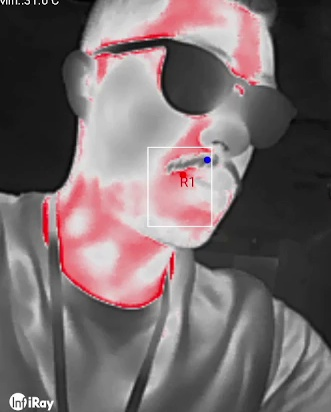
#> input picture dataset-greyscale/2025-08-18 16-43-21_frame_0.jpg, 331 x 412 px; its folder holds only this picture in this run
$ python prep_norm.py
#> lines starting #> are read from the running program, lines starting #| are printed output that depends on the picture
import cv2, os, glob, json, numpy as np

SRC = "dataset-greyscale"           # raiz com as imagens atuais (8-bit cinza do app)
DST = "dataset-greyscale-norm"      # saída padronizada
OUT_W, OUT_H = 512, 384
P_LO, P_HI = 5, 95
EXCLUDE_TOP_RATIO = 0.0             # 0.25 se houver “teto quente” recorrente

def normalize_gray(gray):
    gray = gray.astype(np.float32)
    h, w = gray.shape
    mask = np.ones_like(gray, dtype=bool)
    if EXCLUDE_TOP_RATIO > 0:
        mask[:int(h*EXCLUDE_TOP_RATIO), :] = False
    vals = gray[mask]
    lo, hi = np.percentile(vals, [P_LO, P_HI])
    if hi <= lo: hi = lo + 1.0
    norm = np.clip((gray - lo) * 255.0/(hi - lo), 0, 255).astype(np.uint8)
    return norm

def process_one(fp):
    img = cv2.imread(fp, cv2.IMREAD_GRAYSCALE)  # já vem cinza
    norm = normalize_gray(img)
    norm = cv2.resize(norm, (OUT_W, OUT_H), cv2.INTER_AREA)
    return norm

def main():
    os.makedirs(DST, exist_ok=True)
    imgs = sorted(glob.glob(os.path.join(SRC, "**", "*.jpg"), recursive=True) +
                  glob.glob(os.path.join(SRC, "**", "*.png"), recursive=True))
    meta = []
    for fp in imgs:
        out = process_one(fp)
#> in process_one, `img = cv2.imread(fp, cv2.IMREAD_GRAYSCALE)`:
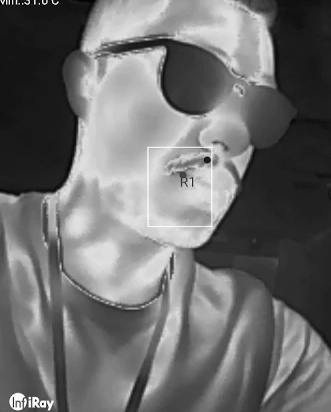
#> img: shape (412, 331); min 0, max 255, mean 109.6
#> in normalize_gray, `lo, hi = np.percentile(vals, [P_LO, P_HI])`: lo = 23; hi = 212
#> in normalize_gray, `norm = np.clip((gray - lo) * 255.0/(hi - lo), 0, 255).astype(np.uint8)`:
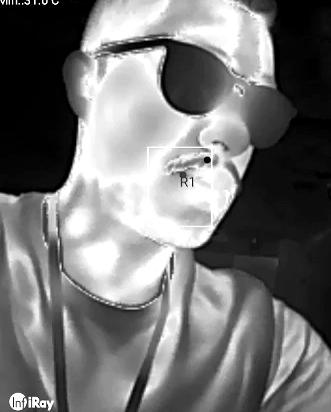
#> norm: shape (412, 331); min 0, max 255, mean 116.1
#> in process_one, `norm = cv2.resize(norm, (OUT_W, OUT_H), cv2.INTER_AREA)`:
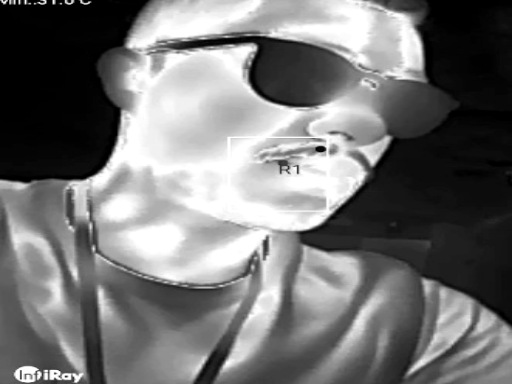
#> norm: shape (384, 512); min 0, max 255, mean 116
        rel = os.path.relpath(fp, SRC)
        out_fp = os.path.join(DST, os.path.splitext(rel)[0] + ".png")
        os.makedirs(os.path.dirname(out_fp), exist_ok=True)
        cv2.imwrite(out_fp, out)
        meta.append({"src": fp, "dst": out_fp})
    with open(os.path.join(DST, "meta.json"), "w") as f:
        json.dump(meta, f, indent=2)
    print(f"OK: {len(meta)} frames normalizados em {DST}")

if __name__ == "__main__":
    main()

$ run again, on dataset-greyscale/2025-08-18 16-43-21_frame_300.jpg
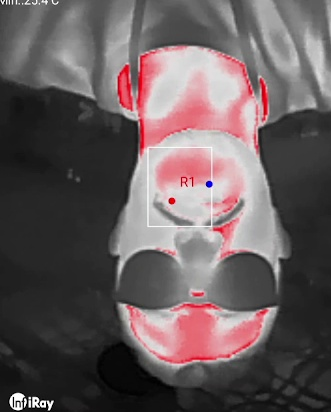
#> input picture dataset-greyscale/2025-08-18 16-43-21_frame_300.jpg, 331 x 412 px
#> in process_one, `img = cv2.imread(fp, cv2.IMREAD_GRAYSCALE)`:
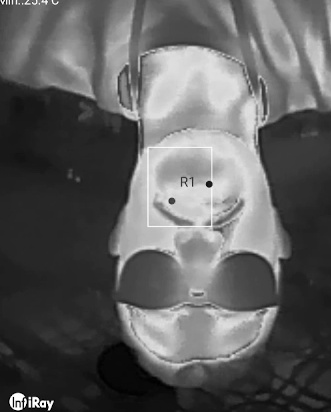
#> img: shape (412, 331); min 0, max 255, mean 95
#> lo = 24; hi = 211
#> in process_one, `norm = cv2.resize(norm, (OUT_W, OUT_H), cv2.INTER_AREA)`:
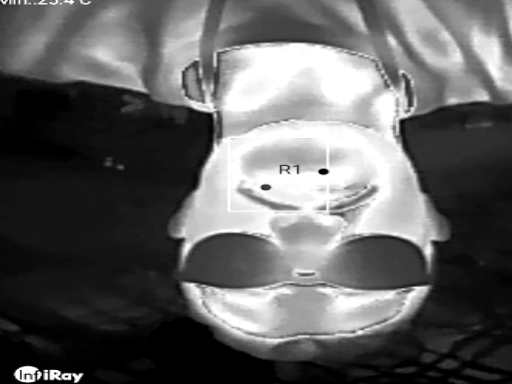
#> norm: shape (384, 512); min 0, max 255, mean 96.3

$ run again, on dataset-greyscale/2025-08-18 16-43-21_frame_360.jpg
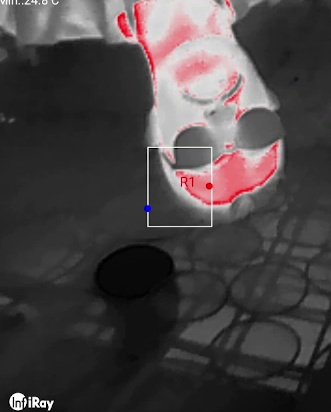
#> input picture dataset-greyscale/2025-08-18 16-43-21_frame_360.jpg, 331 x 412 px
#> in process_one, `img = cv2.imread(fp, cv2.IMREAD_GRAYSCALE)`:
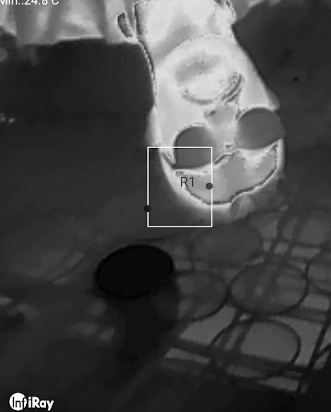
#> img: shape (412, 331); min 0, max 255, mean 68.5
#> lo = 17; hi = 203
#> in process_one, `norm = cv2.resize(norm, (OUT_W, OUT_H), cv2.INTER_AREA)`:
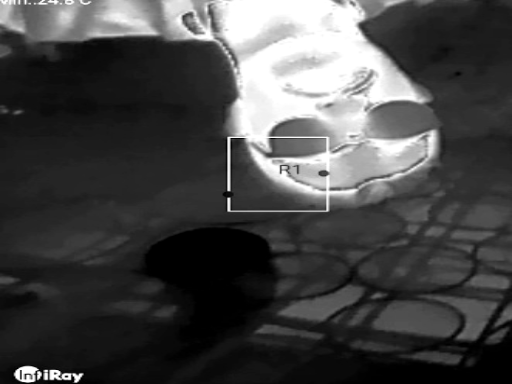
#> norm: shape (384, 512); min 0, max 255, mean 69.6

$ run again, on dataset-greyscale/2025-08-18 16-43-21_frame_420.jpg
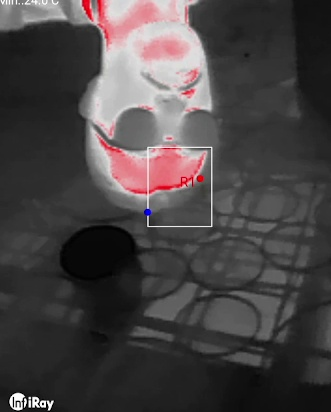
#> input picture dataset-greyscale/2025-08-18 16-43-21_frame_420.jpg, 331 x 412 px
#> in process_one, `img = cv2.imread(fp, cv2.IMREAD_GRAYSCALE)`:
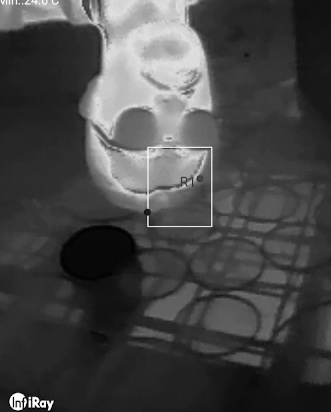
#> img: shape (412, 331); min 0, max 255, mean 69.6
#> lo = 18; hi = 200
#> in process_one, `norm = cv2.resize(norm, (OUT_W, OUT_H), cv2.INTER_AREA)`:
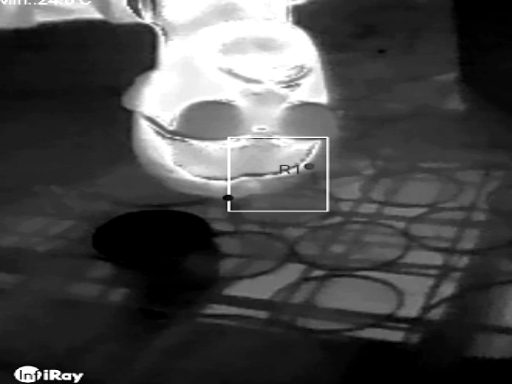
#> norm: shape (384, 512); min 0, max 255, mean 71.3

$ run again, on dataset-greyscale/2025-08-18 16-43-21_frame_120.jpg
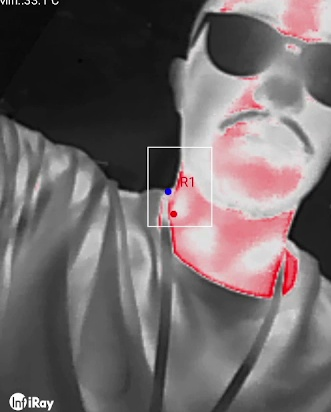
#> input picture dataset-greyscale/2025-08-18 16-43-21_frame_120.jpg, 331 x 412 px
#> in process_one, `img = cv2.imread(fp, cv2.IMREAD_GRAYSCALE)`:
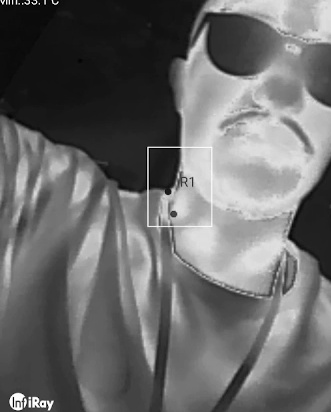
#> img: shape (412, 331); min 0, max 255, mean 105.3
#> lo = 18; hi = 211
#> in process_one, `norm = cv2.resize(norm, (OUT_W, OUT_H), cv2.INTER_AREA)`:
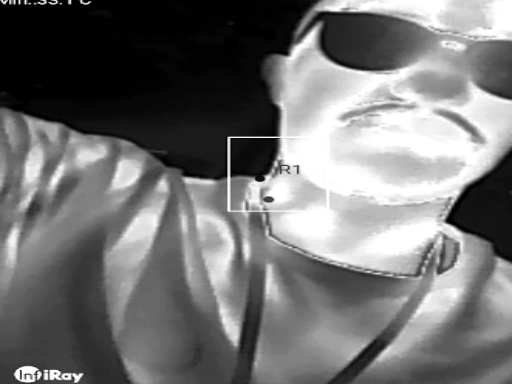
#> norm: shape (384, 512); min 0, max 255, mean 114.5
